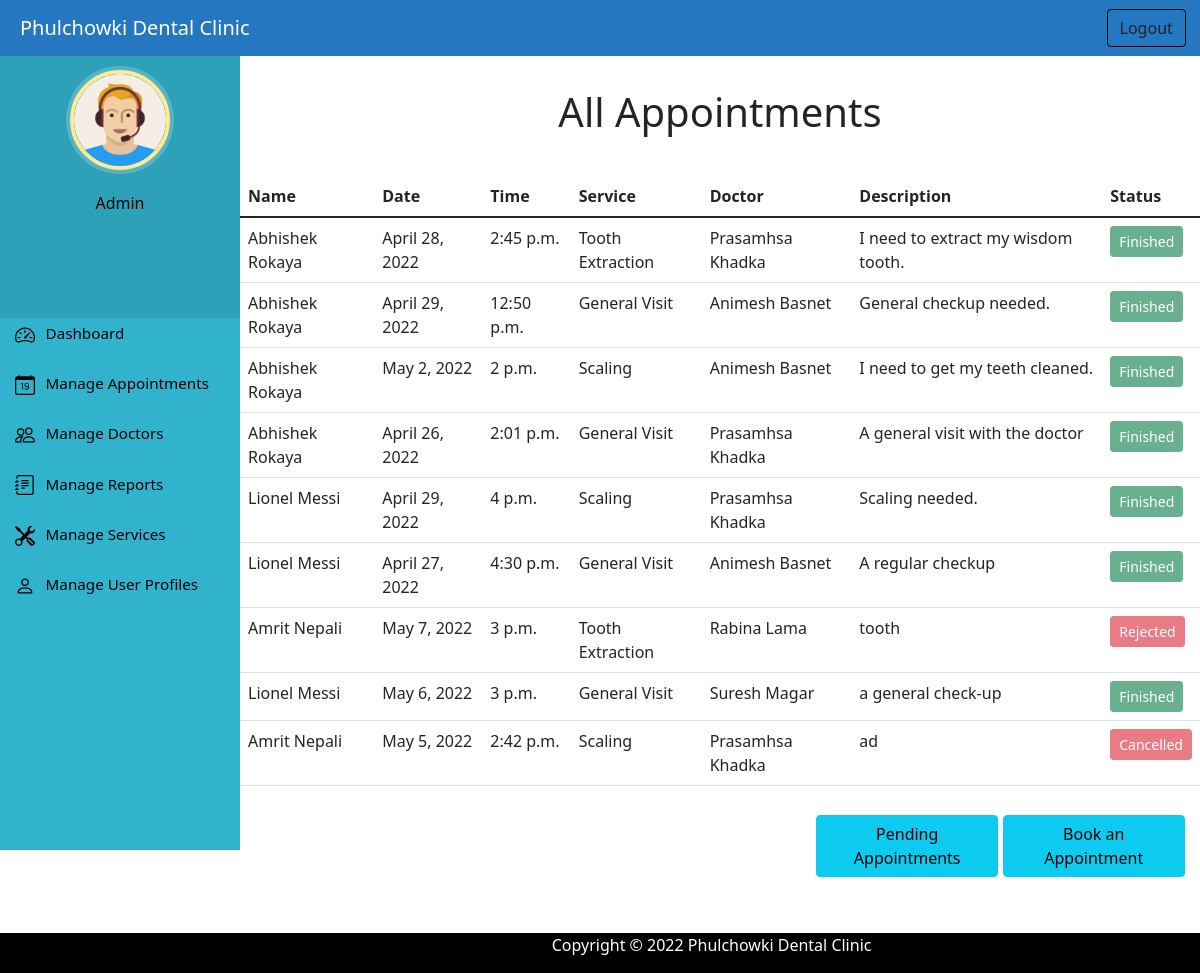
/admin_view_appointment (signed in), run on an earlier commit of the app's database.
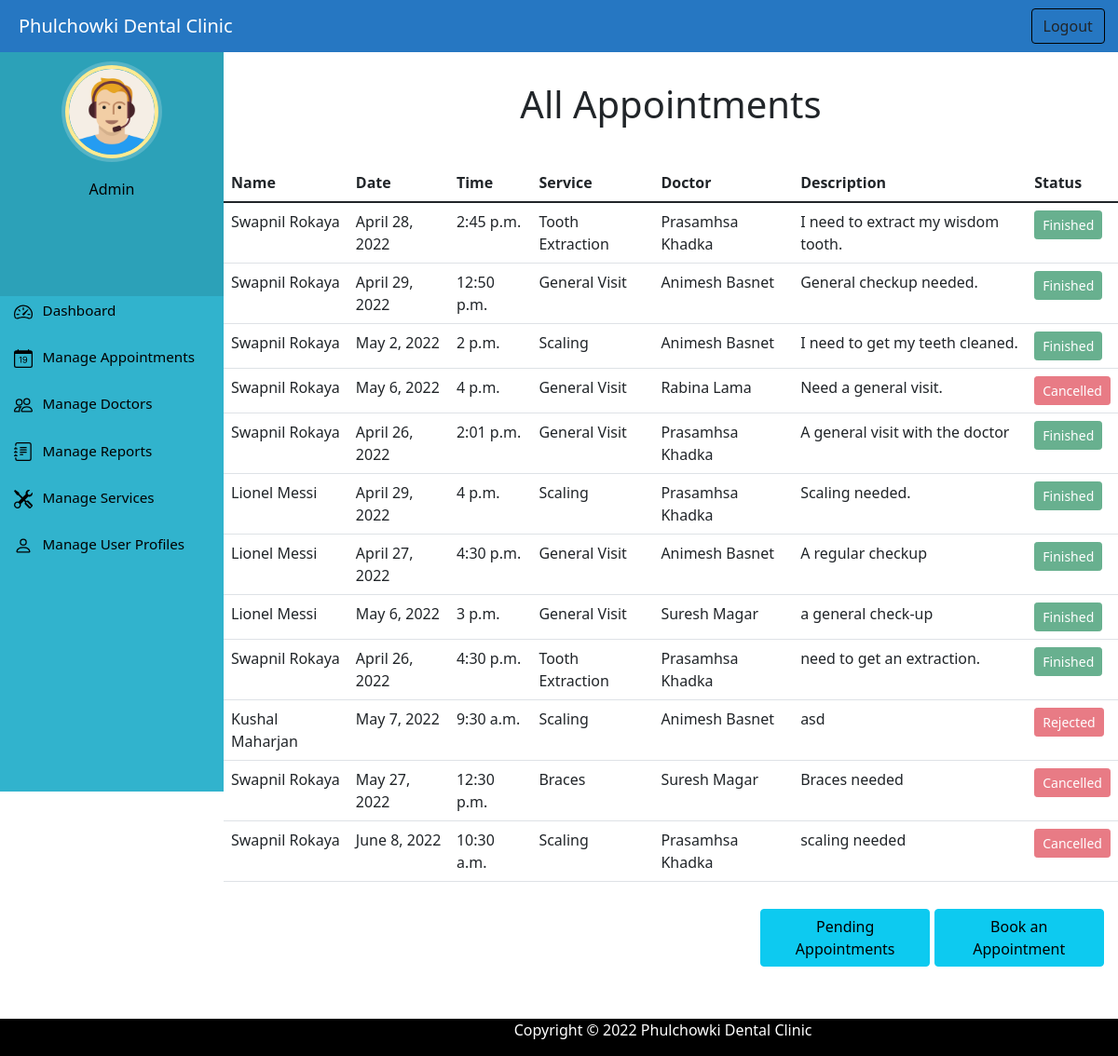
And on a later commit of the database.
### home/models.py (models this page shows, shortened)
class Appointment(models.Model):
    patientUser = models.ForeignKey(PatientUser, blank=False, null=False, on_delete=models.CASCADE)
    doctor = models.ForeignKey(Doctor, blank=False, null=False, on_delete=models.CASCADE)
    service = models.ForeignKey(Service, blank=False, null=False, on_delete=models.CASCADE)
    date = models.DateField()
    time = models.TimeField()
    description = models.TextField()
    status = models.IntegerField('Status', default=0)

class PatientUser(models.Model):
    user=models.OneToOneField(User, null=True, blank=False,on_delete=models.CASCADE)
    date_of_birth = models.DateField()
    phone_number = models.CharField(max_length=15)
    address = models.CharField(max_length=50)
    profile_picture = models.ImageField(upload_to='profile_pic/user_profile_pic/', default='img/defaultuser.png')
    def __str__(self):
        return self.user.first_name+" "+self.user.last_name

class Service(models.Model):
    service_name = models.CharField('Service',max_length=50)
    cost = models.IntegerField()
    description = models.TextField()
    def __str__(self):
        return self.service_name

class Doctor(models.Model):
    full_name = models.CharField(max_length=100)
    qualification = models.CharField(max_length=50)
    date_of_birth = models.DateField()
    email = models.EmailField(max_length=100)
    phone_number = models.CharField(max_length=15)
    address = models.CharField(max_length=50)
    profile_picture = models.ImageField(upload_to='profile_pic/doctor_profile_pic/',null=True,blank=True)
    experience = models.CharField(max_length=10, default="1 year")
    def __str__(self):
        return self.full_name

### home/views.py (the view)
# urls.py: path('admin_view_appointment', views.admin_view_appointment,name='admin_view_appointment'),
@login_required(login_url='/adminlogin')
@user_passes_test(is_admin)
def admin_view_appointment(request):
    appointments = Appointment.objects.all().filter(status__gte=1)
    return render(request,'admin_view_appointment.html', {'appointment':appointments})

### home/views.py (called while the page is built)
def is_admin(user):
    return user.groups.filter(name='ADMIN').exists()

### templates/admin_view_appointment.html (shortened to what this page needs)
{% extends 'adminbase.html' %}
{% load static %}
{% block content %}
<h1 class="text-center" style="margin-top: 40px;">All Appointments</h1>
<div style="margin-top: 40px;">
    <div class="panel panel-primary" style="margin-bottom: 3%;">
      <table class="table table-hover" id="example">
        <thead>
          <tr>
            <th>Name</th>
            <th>Date</th>
            <th>Time</th>
            <th>Service</th>
            <th>Doctor</th>
            <th>Description</th>
            <th>Status</th>
          </tr>
        </thead>
        {% for a in appointment %}
        <tr>
          <td> {{a.patientUser}}</td>
          <td>{{a.date}}</td>
          <td>{{a.time}}</td>
          <td>{{a.service}}</td>
          <td>{{a.doctor}}</td>
          <td>{{a.description}}</td>
          {% if a.status == 1 %}
          <td> <button class="btn btn-sm btn-warning" disabled data-bs-toggle="button" >Confirmed</button>
          <a class="btn btn-success btn-sm" onclick="return confirm('Are you sure this appointment is finished?')"
            name="finish_button" href="{% url 'finish_appointment' a.id  %}">Finish</a>
          <a class="btn btn-danger btn-sm" onclick="return confirm('Are you sure you want to cancel this appointment?')"
            name="cancel_button" href="{% url 'admin_cancel_appointment' a.id  %}">Cancel</a></td>
          {% elif a.status == 2 %}
          <td> <button class="btn btn-sm btn-danger" disabled data-bs-toggle="button" >Rejected</button></td>
          {% elif a.status == 3 %}
          <td> <button class="btn btn-sm btn-danger" disabled data-bs-toggle="button" >Cancelled</button></td>
          {% elif a.status == 4 %}
          <td> <button class="btn btn-sm btn-success" disabled data-bs-toggle="button">Finished</button></td>
          {% endif %}
        </tr>
        {% endfor %}
      </table>
    </div>
  <a type="button" class="btn btn-info" href="/admin_approve_appointment" style="margin-left: 60%; width: 19%; margin-bottom: 10%;" >Pending Appointments</a>
  <a type="button" class="btn btn-info" href="/admin_book_appointment" style="width: 19%; margin-bottom: 10%;" >Book an Appointment</a>
</div>
  {% endblock content %}

What changed in the data, as far as the page shows it:
removed Appointment: patientUser "Amrit Nepali", date "May 7, 2022", time "3 p.m.", service "Tooth Extraction", doctor "Rabina Lama", description "tooth", status "Rejected"
removed Appointment: patientUser "Amrit Nepali", date "May 5, 2022", time "2:42 p.m.", service "Scaling", doctor "Prasamhsa Khadka", description "ad", status "Cancelled"
changed through a linked row, Appointment "April 28, 2022": patientUser "Abhishek Rokaya" → "Swapnil Rokaya"
changed through a linked row, Appointment "General checkup needed.": patientUser "Abhishek Rokaya" → "Swapnil Rokaya"
changed through a linked row, Appointment "May 2, 2022": patientUser "Abhishek Rokaya" → "Swapnil Rokaya"
now on this page (row edited): Appointment: patientUser "Swapnil Rokaya", date "May 6, 2022", time "4 p.m.", service "General Visit", doctor "Rabina Lama", description "Need a general visit.", status "Cancelled"
changed through a linked row, Appointment "A general visit with the doctor": patientUser "Abhishek Rokaya" → "Swapnil Rokaya"
added Appointment: patientUser "Swapnil Rokaya", date "April 26, 2022", time "4:30 p.m.", service "Tooth Extraction", doctor "Prasamhsa Khadka", description "need to get an extraction.", status "Finished"
added Appointment: patientUser "Kushal Maharjan", date "May 7, 2022", time "9:30 a.m.", service "Scaling", doctor "Animesh Basnet", description "asd", status "Rejected"
added Appointment: patientUser "Swapnil Rokaya", date "May 27, 2022", time "12:30 p.m.", service "Braces", doctor "Suresh Magar", description "Braces needed", status "Cancelled"
added Appointment: patientUser "Swapnil Rokaya", date "June 8, 2022", time "10:30 a.m.", service "Scaling", doctor "Prasamhsa Khadka", description "scaling needed", status "Cancelled"
